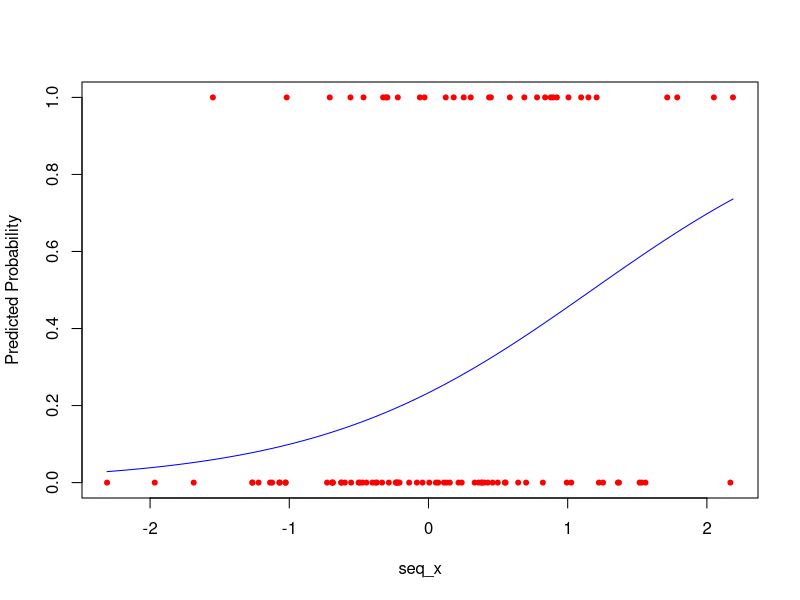
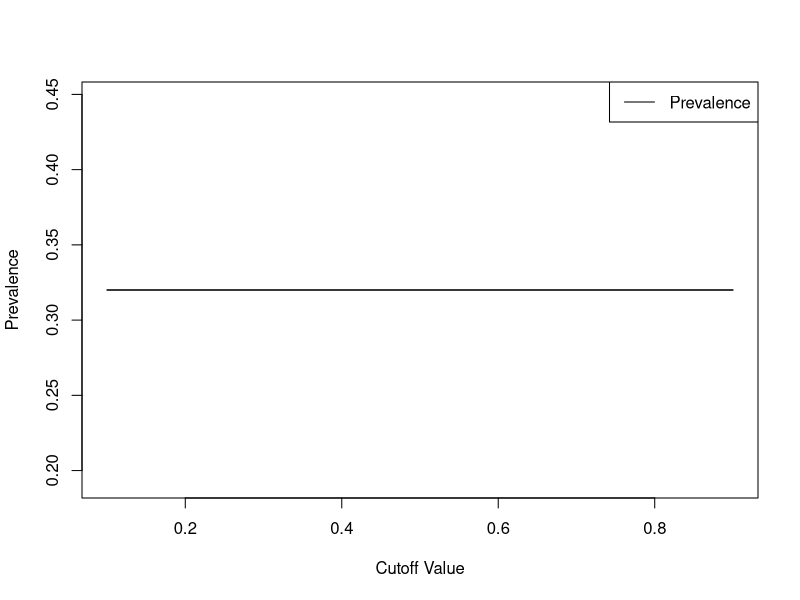
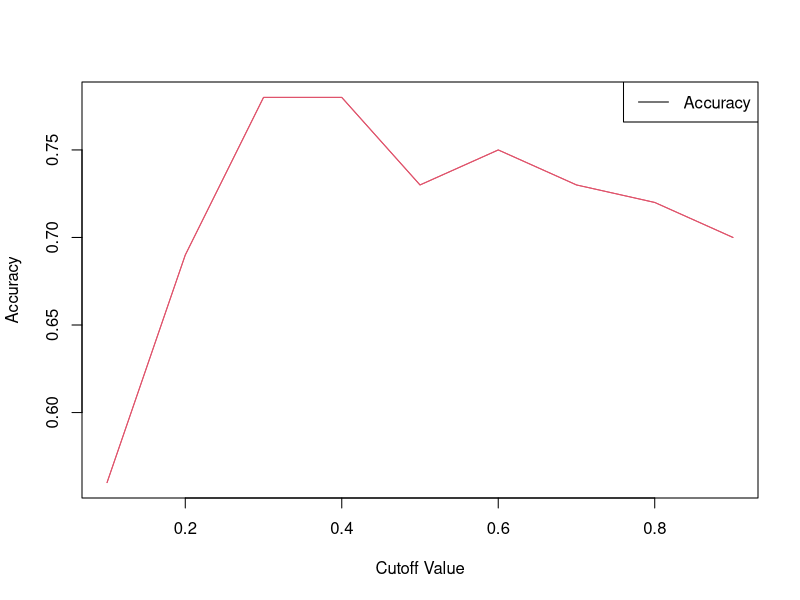
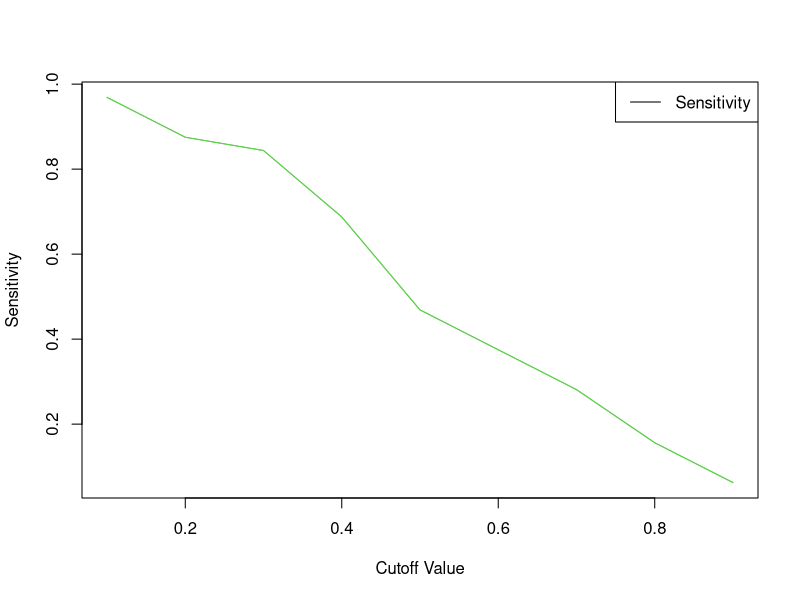
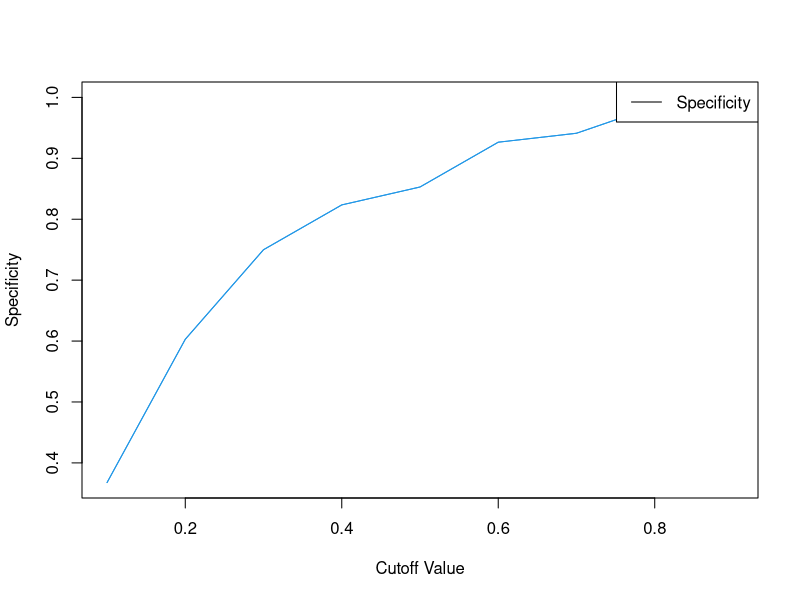
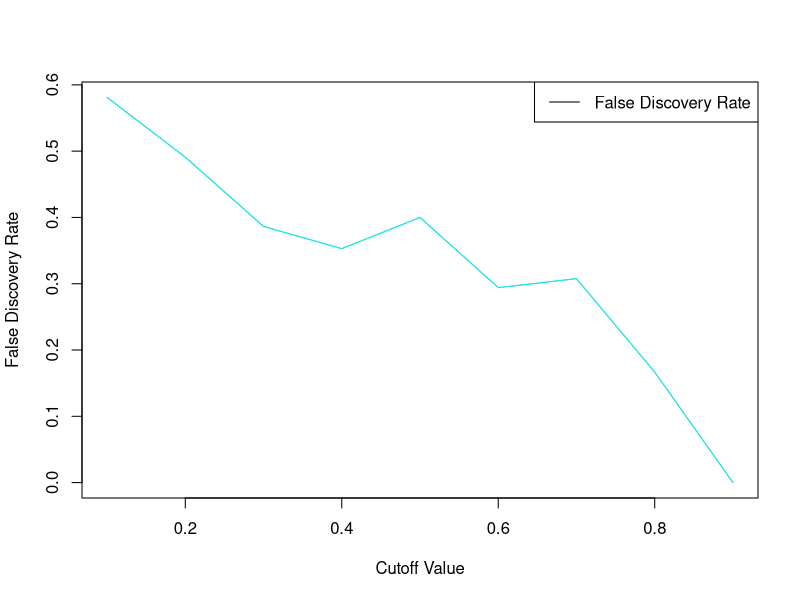
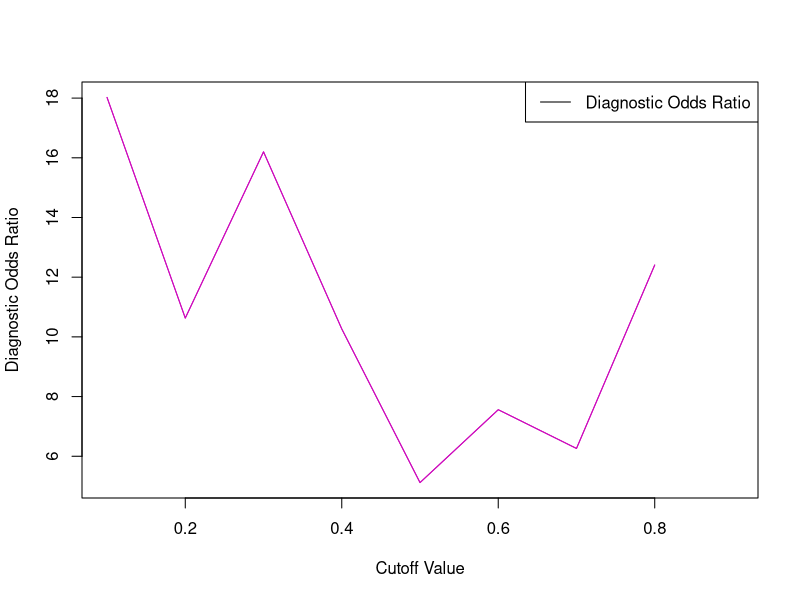

Reproduce these figures in R, in order.
#Functions to be used in package

#ChatGPT link used by LP: https://chat.openai.com/share/b8d5f017-78ac-40b2-8a5e-a8b171d6d440
#Reference Used by Felix: https://bard.google.com/chat/139b518c839ed4ce

#Estimating Coefficients

logistic_regression <- function(X, y, max_iter = 100, tol = 1e-6) {
  if (!is.matrix(X) || length(y) != nrow(X)) {
    stop("Invalid inputs for X or y")
  }
  
  n <- nrow(X)
  p <- ncol(X)
  X <- as.matrix(cbind(1, X))  # Add intercept
  beta <- rep(0, p + 1)        # Initial coefficients
  log_likelihood_prev <- -Inf
  
  for (i in 1:max_iter) {
    p_hat <- 1 / (1 + exp(-X %*% beta))
    W <- diag(as.vector(p_hat * (1 - p_hat)))
    z <- X %*% beta + (y - p_hat) / (p_hat * (1 - p_hat))
    
    # Handling potential singularity in the Hessian matrix
    tryCatch({
      Hessian <- t(X) %*% W %*% X
      if (det(Hessian) == 0) {
        stop("Matrix inversion not possible due to singularity.")
      }
      beta_new <- solve(Hessian) %*% t(X) %*% W %*% z
    }, error = function(e) {
      message("Error in matrix inversion: ", e$message)
      break
    })
    
    # Log-Likelihood
    log_likelihood <- sum(y * log(p_hat) + (1 - y) * log(1 - p_hat))
    
    # Convergence check
    if (abs(log_likelihood - log_likelihood_prev) < tol && sum(abs(beta_new - beta)) < tol) {
      message("Convergence achieved after ", i, " iterations.")
      break
    }
    
    if (i == max_iter) {
      warning("Maximum number of iterations reached without convergence.")
    }
    
    log_likelihood_prev <- log_likelihood
    beta <- beta_new
  }
  
  return(list(coefficients = beta, log_likelihood = log_likelihood, iterations = i))
}




#Initial Values for Optimization
initial_values <- function(X, y) {
  X <- as.matrix(cbind(1, X)) # Add intercept
  
  tryCatch({
    XtX <- t(X) %*% X
    if (det(XtX) == 0) {
      stop("Matrix inversion not possible due to singularity.")
    }
    return(solve(XtX) %*% t(X) %*% y)
  }, error = function(e) {
    message("Error in matrix inversion: ", e$message)
  })
}


#Bootstrap confidence intervals
bootstrap_ci <- function(X, y, alpha = 0.05, n_bootstraps = 20) {
  # Input validation
  if (!is.matrix(X) || length(y) != nrow(X)) {
    stop("Invalid inputs for X or y")
  }
  if (alpha <= 0 || alpha >= 1) {
    stop("Invalid alpha level")
  }
  if (n_bootstraps <= 0) {
    stop("Number of bootstraps must be positive")
  }
  
  # Initialize matrix to store bootstrap coefficients
  p <- ncol(X)
  bootstrapped_betas <- matrix(nrow = n_bootstraps, ncol = p + 1)
  
  # Bootstrap procedure
  for (i in 1:n_bootstraps) {
    sample_indices <- sample(nrow(X), replace = TRUE)
    # Extracting only the coefficients from the logistic regression output
    regression_result <- logistic_regression(X[sample_indices, ], y[sample_indices])
    bootstrapped_betas[i, ] <- regression_result$coefficients
  }
  
  # Calculate confidence intervals
  lower <- apply(bootstrapped_betas, 2, quantile, probs = alpha / 2)
  upper <- apply(bootstrapped_betas, 2, quantile, probs = 1 - alpha / 2)
  
  return(list(lower = lower, upper = upper))
}




#Plot of the fitted logistic curve
plot_logistic_curve <- function(X, y, beta, predictor_index = 1) {
  if (!is.matrix(X) || length(y) != nrow(X)) {
    stop("Invalid inputs for X or y")
  }
  if (predictor_index > ncol(X)) {
    stop("Predictor index out of bounds")
  }
  
  x_range <- range(X[, predictor_index])
  seq_x <- seq(from = x_range[1], to = x_range[2], length.out = 100)
  
  # Using column means for other predictors
  X_means <- apply(X, 2, mean)
  X_temp <- matrix(X_means, nrow = 100, ncol = ncol(X), byrow = TRUE)
  X_temp[, predictor_index] <- seq_x
  
  z <- cbind(1, X_temp) %*% beta
  p_hat <- 1 / (1 + exp(-z))
  
  # Adjusting plot's y-axis to range from 0 to 1
  plot(seq_x, p_hat, type = 'l', ylim = c(0, 1), col = 'blue', 
       xlab = names(X)[predictor_index], ylab = 'Predicted Probability')
  points(X[, predictor_index], y, col = 'red', pch = 20)
}




# Function to calculate the confusion matrix
calculate_confusion_matrix <- function(y, predictions) {
  confusion_matrix <- table(y, predictions)
  return(confusion_matrix)
}




# Function to calculate prevalence
calculate_prevalence <- function(y) {
  prevalence <- sum(y) / length(y)
  return(prevalence)
}



# Function to calculate accuracy
calculate_accuracy <- function(confusion_matrix) {
  # Ensure matrix has the correct dimensions
  if (!is.matrix(confusion_matrix) || nrow(confusion_matrix) != 2 || ncol(confusion_matrix) != 2) {
    stop("Invalid confusion matrix")
  }
  accuracy <- sum(diag(confusion_matrix)) / sum(confusion_matrix)
  return(accuracy)
}



# Function to calculate sensitivity
calculate_sensitivity <- function(confusion_matrix) {
  sensitivity <- confusion_matrix[2, 2] / sum(confusion_matrix[2, ])
  return(sensitivity)
}



# Function to calculate specificity
calculate_specificity <- function(confusion_matrix) {
  # Checking the structure of the confusion matrix
  if (!is.matrix(confusion_matrix) || nrow(confusion_matrix) != 2 || ncol(confusion_matrix) != 2) {
    stop("Invalid confusion matrix")
  }
  
  TN <- confusion_matrix[1, 1]  # True Negatives
  FP <- confusion_matrix[1, 2]  # False Positives
  
  if ((TN + FP) == 0) {
    return(NA)  # Avoid division by zero
  }
  
  specificity <- TN / (TN + FP)
  return(specificity)
}



# Function to calculate false discovery rate
calculate_false_discovery_rate <- function(confusion_matrix) {
  if (sum(confusion_matrix[, 2]) == 0) {
    return(NA) # Avoid division by zero
  }
  false_discovery_rate <- confusion_matrix[1, 2] / sum(confusion_matrix[, 2])
  return(false_discovery_rate)
}



# Function to calculate diagnostic odds ratio
calculate_diagnostic_odds_ratio <- function(confusion_matrix) {
  TP <- confusion_matrix[2, 2]
  TN <- confusion_matrix[1, 1]
  FP <- confusion_matrix[1, 2]
  FN <- confusion_matrix[2, 1]
  
  if (TP == 0 || TN == 0 || FP == 0 || FN == 0) {
    return(NA) # Avoid division by zero
  }
  
  diagnostic_odds_ratio <- (TP / FN) / (FP / TN)
  return(diagnostic_odds_ratio)
}


# Function to plot metrics over a grid of cutoff values
plot_selected_metrics_over_cutoffs <- function(fitted_probabilities, y, selected_metrics) {
  cutoff_values <- seq(0.1, 0.9, by = 0.1)  # Generate cutoff values
  metrics <- matrix(nrow = length(cutoff_values), ncol = 6)
  colnames(metrics) <- c("Prevalence", "Accuracy", "Sensitivity", "Specificity", "False Discovery Rate", "Diagnostic Odds Ratio")
  
  for (i in 1:length(cutoff_values)) {
    cutoff <- cutoff_values[i]
    predictions <- ifelse(fitted_probabilities > cutoff, 1, 0)
    confusion_matrix <- calculate_confusion_matrix(y, predictions)
    
    metrics[i, ] <- c(
      calculate_prevalence(y),
      calculate_accuracy(confusion_matrix),
      calculate_sensitivity(confusion_matrix),
      calculate_specificity(confusion_matrix),
      calculate_false_discovery_rate(confusion_matrix),
      calculate_diagnostic_odds_ratio(confusion_matrix)
    )
  }
  
  # Plotting selected metrics
  for (metric in selected_metrics) {
    if (metric %in% colnames(metrics)) {
      plot(cutoff_values, metrics[, metric], type = "l", col = which(colnames(metrics) == metric),
           xlab = "Cutoff Value", ylab = metric)
      lines(cutoff_values, metrics[, metric], type = "l", col = which(colnames(metrics) == metric))
    }
  }
  legend("topright", legend = selected_metrics, col = 1:length(selected_metrics), lty = 1)
}







################################################################################
#Test functions defined above
################################################################################
# Generate a synthetic dataset
set.seed(123)  # For reproducibility
n <- 100       # Number of observations
p <- 2         # Number of predictors

# Generating predictors
X <- matrix(rnorm(n * p), ncol = p)
colnames(X) <- c("Predictor1", "Predictor2")

# Generating response
beta_true <- c(-0.5, 0.75, 1.25) # True coefficients including intercept
logits <- cbind(1, X) %*% beta_true
prob <- 1 / (1 + exp(-logits))
y <- rbinom(n, 1, prob)

# Testing logistic_regression
logistic_model <- logistic_regression(X, y)
print("Logistic Regression Model:")
print(logistic_model)

# Testing initial_values
initial_beta <- initial_values(X, y)
print("Initial Coefficients:")
print(initial_beta)

# Testing bootstrap_ci
ci <- bootstrap_ci(X, y)
print("Bootstrap Confidence Intervals:")
print(ci)

# Testing plot_logistic_curve
print("Plotting Logistic Curve:")
plot_logistic_curve(X, y, logistic_model$coefficients, predictor_index = 1)

# Generating fitted probabilities for testing other functions
fitted_probabilities <- 1 / (1 + exp(-cbind(1, X) %*% logistic_model$coefficients))

# Testing calculate_confusion_matrix and other metrics
conf_matrix <- calculate_confusion_matrix(y, ifelse(fitted_probabilities > 0.5, 1, 0))

print("Confusion Matrix:")
print(conf_matrix)

# Calculating and printing various metrics
prevalence <- calculate_prevalence(y)
accuracy <- calculate_accuracy(conf_matrix)
sensitivity <- calculate_sensitivity(conf_matrix)
specificity <- calculate_specificity(conf_matrix)
false_discovery_rate <- calculate_false_discovery_rate(conf_matrix)
diagnostic_odds_ratio <- calculate_diagnostic_odds_ratio(conf_matrix)

metrics_list <- list(
  prevalence = prevalence, 
  accuracy = accuracy, 
  sensitivity = sensitivity, 
  specificity = specificity, 
  false_discovery_rate = false_discovery_rate, 
  diagnostic_odds_ratio = diagnostic_odds_ratio
)

print("Metrics:")
print(metrics_list)

# Testing plot_selected_metrics_over_cutoffs for each metric
metrics_names <- c("Prevalence", "Accuracy", "Sensitivity", "Specificity", "False Discovery Rate", "Diagnostic Odds Ratio")
for (metric in metrics_names) {
  print(paste("Plotting", metric))
  plot_selected_metrics_over_cutoffs(fitted_probabilities, y, metric)
}
